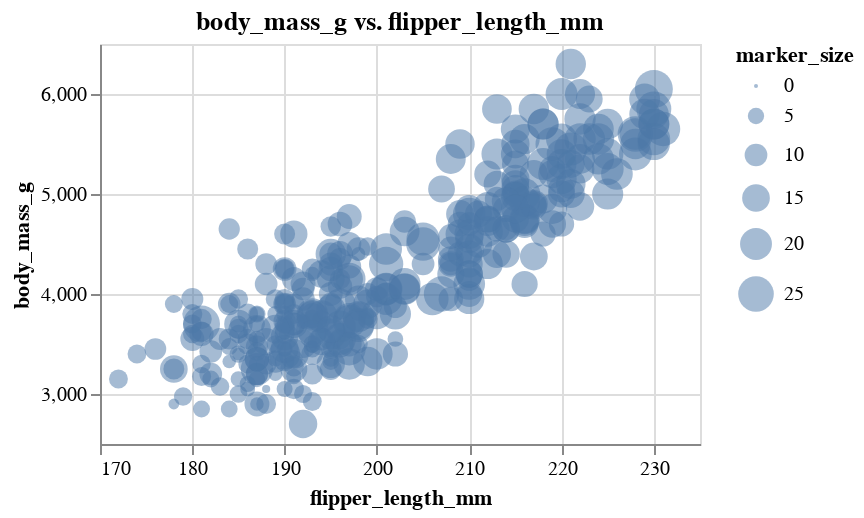

The code cell stored with this chart in its notebook:
### Markdown cell above
## Altair bubble plots

### Code cell
# Altair simple example
alt.Chart(penguins, title='body_mass_g vs. flipper_length_mm').mark_point(filled=True).encode(  
    alt.X('flipper_length_mm', scale=alt.Scale(zero=False)),
    alt.Y('body_mass_g', scale=alt.Scale(zero=False)),
    alt.OpacityValue(0.5),
    alt.Size('marker_size')
).properties(
    width=300,
    height=200
)

### Figure 1 — Vega-Lite specification as saved in the notebook (floating-point values rounded to 4 significant figures; data arrays with more than 128 entries replaced by an {"elided": "..."} marker saying what was removed)
{"config": {"view": {"continuousWidth": 400, "continuousHeight": 300}}, "data": {"name": "data-6902034a728d2b93825e0222946ed381"}, "mark": {"type": "point", "filled": true}, "encoding": {"opacity": {"value": 0.5}, "size": {"type": "quantitative", "field": "marker_size"}, "x": {"type": "quantitative", "field": "flipper_length_mm", "scale": {"zero": false}}, "y": {"type": "quantitative", "field": "body_mass_g", "scale": {"zero": false}}}, "height": 200, "title": "body_mass_g vs. flipper_length_mm", "width": 300, "$schema": "https://vega.github.io/schema/vega-lite/v4.8.1.json", "datasets": {"data-6902034a728d2b93825e0222946ed381": {"elided": "344 records"}}}
